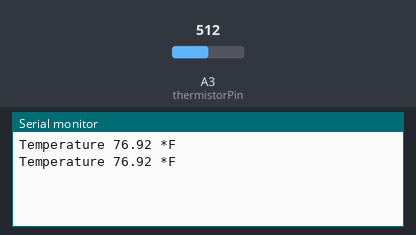
This sketch was run on a simulated Arduino Uno, built with avr-gcc and run on an emulated ATmega328P. Parts: the last lines printed to the serial monitor. The inputs (shaded band) are chosen by the test bench; at power-on: A3 (thermistorPin) = 512.

Above: at 1.2 s.
1.3 s: A3 (thermistorPin) set to 716
At 2.5 s:
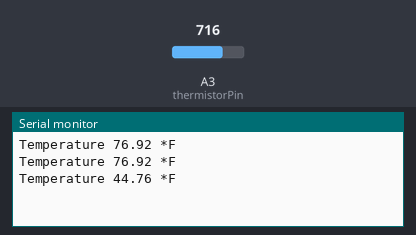
2.8 s: A3 (thermistorPin) set to 900
At 4.0 s:
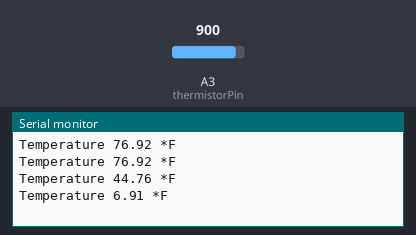
Timing chart, 0 to 5.8 s (numbered marks = the images above; inputs shaded):
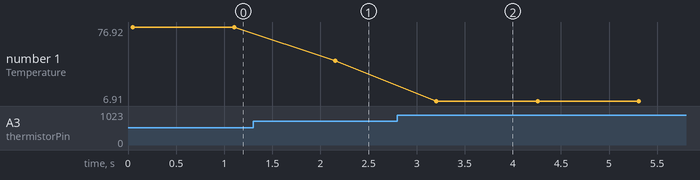

The sketch:

Adafruit_Thermistor_4B.ino
```cpp
// Dean Thermistor 4B 2/20/16

// Declare Variables
const int thermistorPin = A3;
const int thermistorNominal =  10000;
const int temperatureNominal = 25;
// const int numSamples = 5;
const int bCoefficient = 3950;
const int seriesResistor = 10000;
// int samples[numSamples];
float sensorValue = 0;
float steinhart = 0;

// Define Functions ******************************************

//readSensor function
 float readSensor(int sensorPin) {
   float sensorValue = 0;
   for (int i=0; i<5; i++) {
     sensorValue = sensorValue + analogRead(sensorPin);
     delay(10);
   }
   sensorValue = constrain(sensorValue, 0, 5115);
   sensorValue = map(sensorValue, 0, 5115, 0, 1023);
   return sensorValue;
 }

 //End of Function Definitions *********************************

void setup(void) {
  Serial.begin(9600);
  analogReference(EXTERNAL);
}

void loop(void) {
  sensorValue = readSensor(thermistorPin);
  sensorValue = 1023 / sensorValue - 1;
  sensorValue = seriesResistor / sensorValue;
  steinhart = sensorValue / thermistorNominal;     // (R/Ro)
  steinhart = log(steinhart);                  // ln(R/Ro)
  steinhart /= bCoefficient;                   // 1/B * ln(R/Ro)
  steinhart += 1.0 / (temperatureNominal + 273.15); // + (1/To)
  steinhart = 1.0 / steinhart;                 // Invert
  steinhart -= 273.15;                         // convert to C
  steinhart = steinhart * 9.0 / 5.0 +32;         // convert to F

  Serial.print("Temperature ");
  Serial.print(steinhart);
  Serial.println(" *F");
  delay(1000);
}
```

Measured:
- after the input at 1.3 s, the serial monitor: prints a new line after 0.85 s (image 1)
- after the input at 2.8 s, the serial monitor: prints a new line after 0.41 s (image 2)
- plotted number 1: 76.92 → 44.76 after the input at 1.3 s, 44.76 → 6.91 after the input at 2.8 s
